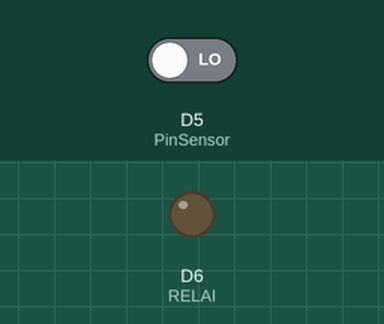
This program was run on a simulated Arduino MKR. Parts: output pins drawn as LEDs (lit = HIGH). The inputs (shaded band) are chosen by the test bench; at power-on: D5 (PinSensor) LOW. WiFi joins after 1.5 s; servers stay silent unless stated; no MQTT or app messages arrive unless stated; what the program prints to the serial monitor is not drawn.

Above: at 12.7 s.
12.8 s: D5 (PinSensor) driven HIGH
At 14.0 s:
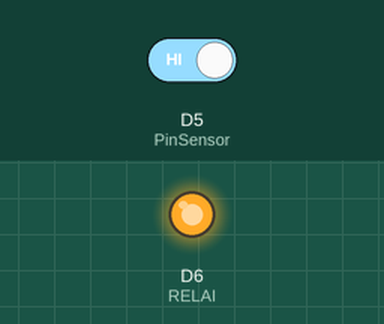
14.3 s: D5 (PinSensor) driven LOW
At 15.2 s:
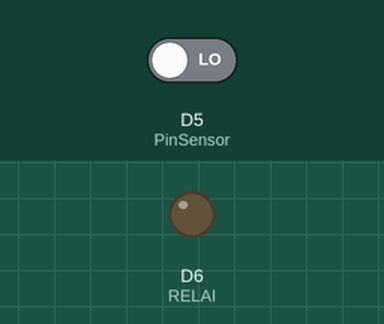
Timing chart, 0 to 17.3 s (numbered marks = the images above; inputs shaded):
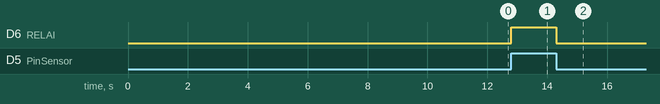

The program:

main.cpp
```cpp
/*
  Titre      : Titre du programme
  Auteur     : Duvalier Tsagmo
  Date       : 16/03/2022
  Description: Une description du programme
  Version    : 0.0.1
*/

#include <Arduino.h>
#include "WIFIConnector_MKR1000.h"
#include "MQTTConnector.h"

void EtatDeLaPompe();

const int RELAI = 6;
const int PinSensor = 5;

unsigned long Delai = 10000; // On envoie les données toutes les 10s
unsigned long TempsEnCours = 0;
int ValeurSensor = 0;
bool Pompe = false;

void setup()
{
    Serial.begin(9600);
    // Initialisation du wifi.
    wifiConnect(); // Branchement au réseau WIFI
    MQTTConnect(); // Branchement au broker MQTT
    pinMode(RELAI, OUTPUT);
    pinMode(PinSensor, INPUT);
    attachInterrupt(digitalPinToInterrupt(PinSensor), EtatDeLaPompe, CHANGE);
}

void loop()
{
    if (Pompe)
    {
        digitalWrite(RELAI, HIGH);
        Pompe = true;
    }
    else
    {
        digitalWrite(RELAI, LOW);
        Pompe = false;
    }

    if (millis() - TempsEnCours > Delai)
    {
        appendPayload("Pompe", Pompe);
        appendPayload("ValeurSensor", ValeurSensor);
        sendPayload();
        TempsEnCours = millis();
    }
}

void EtatDeLaPompe()
{
    Pompe = !Pompe;
}
```

MQTTConnector.h
```cpp
/*
  Titre      : MQTTConnector.h
  Auteur     : André Roussel
  Date       : 05/11/2021
  Description: Utilitaire de branchement a un Broker MQTT une fois une connexion établisa l'internet via WIFI, GSM, etc...
  Droits     : Reproduction permise pour usage pédagogique
  Version    : 0.0.1
*/


#include <MQTT.h>


//Constante nécessaire pour le branchement au Broker MQTT

const char MQTT_SERVER[]    = SECRET_MQTT_SERVER_IP;    // Adresse IP du broker MQTT
const int MQTT_SERVER_PORT  = SECRET_MQTT_SERVER_PORT;  // Port du broker MQTT


// Pramètre d'identification de l'objet
const char TOKEN[]        = SECRET_TOKEN;         // Token d'accès de l'objet
const char DEVICE_ID[]    = SECRET_DEVICE_ID;     // Numéro d'indentification de l'objet provenant de Thingsboard

MQTTClient ClientMQTT;      // Création d'un client MQTT pour l'échange de donnée entre l'objet IDO et le broker MQTT


String Payload ="{";      // Chaine de caractère qui contiendra le message envoyer de l'objet vers thingsboard


// Fonctionnalité de branchement utilisant le protocole MQTT

void MQTTConnect() {

  ClientMQTT.begin(MQTT_SERVER, MQTT_SERVER_PORT, ClientWIFI);

  while (!ClientMQTT.connect(DEVICE_ID, TOKEN, "")) {
    Serial.print(".");
    delay(1000);
  }

  Serial.println("\nBranché au broker MQTT!\n");

}


// Affiche la payload qui est envoyé ainsi que sa longeur


/*
  Fonctionnalité qui permet de créer la chaine de données a envoyé au broker MQTT
  Pour le moment, cette chaine ne doit pas dépassé un maximum de 100 caractère
*/

void appendPayload(String Name, float Val)
{

  if( Payload != "{")
  {
    Payload += ",";
  }

  Payload += "\"";
  Payload += Name;
  Payload += "\": ";
  Payload += Val;

}

/*
  Fonctionnalité qui permet l'envoie de la chaine de caractères sous la forme de paires
  Nom associé a la donnée, Valeur de al donnée
*/

void sendPayload()
{
  char attributes[200];
  Payload += "}";
  Payload.toCharArray(attributes, 200);
  ClientMQTT.publish("v1/devices/me/telemetry", attributes);

  Serial.print("Payload -> ");
  Serial.println(Payload);
  Serial.print("Payload length -> ");
  Serial.println(Payload.length());

  Payload="{";

}
```

Secrets.h
```cpp
/*
SSID du WIFI ainsi que le mot de passe
Modifier les paramètre WIFI pour le réseau auquels votre objets doit se brancher
*/

#define WIFI_SECRET_SSID "IOT_Objets"
#define WIFI_SECRET_PASS "42Bidulesl"

/*
Information nécessaire pour le branchement a un Broker MQTT
Dans le cadre du cours AIIA1013, ne modifié pas cet information
*/

#define SECRET_MQTT_SERVER_IP "198.164.130.74"
#define SECRET_MQTT_SERVER_PORT 1883

/*
Détails sur l'indentification de l'objet
Cette information provient de l'objet virtuel créer sur le serveur Thingsbord
*/

#define SECRET_TOKEN "golyLwRUuFWEAE4ojNGV"
#define SECRET_DEVICE_ID "6f8dc580-a533-11ec-9235-d318ce92df6e"
```

WIFIConnector_MKR1000.h
```cpp
/*
  Titre      : WIFIConnector_MKR1000.h
  Auteur     : André Roussel
  Date       : 03/11/2021
  Description: Fonctions nécessaire pour branché un Arduino MKR1000 a un réseau WIFI
  Droits     : Reproduction permise pour usage pédagogique
  Version    : 0.0.1
*/


#include "Secrets.h"
#include <SPI.h>
#include <wifi101.h>
#include "wifiStatus.h"


const char SSID[] = WIFI_SECRET_SSID; // WiFI ssid provenant du fichier Secrets.h
const char PASS[] = WIFI_SECRET_PASS; //WiFI mot de passe provenant du fichier Secrets.h

int status = WL_IDLE_STATUS;          // Statut de la radio WIFI


WiFiClient ClientWIFI;                //Objets représantant un client se branchant a un réseau WIFI


/*
Fonction de connectivité a un réseau WIFI
*/

void wifiConnect()
{

  // Boucle de branchement au réseau WIFI.  Essaie de branchement a tout les 10 secondes jusqu'a réussite
  while (status != WL_CONNECTED)
  {
    Serial.print("Tentative de branchement au réseau: ");
    Serial.println(SSID);
    status = WiFi.begin(SSID, PASS);
    Serial.println(status);


    delay(10000);  // Délai de 10 secondes entre les tentatives de connexion
  }

  //Sortie de la boucle, alors branché au réseau SSID
  Serial.print("Maintenant branché au réseau WIFI ");
  Serial.println(SSID);

  //Impression de l'information de connexion
  printCurrentNet();
  printWifiData();

}
```

wifiStatus.h
```cpp
/*
  Titre      : wifiStatus.h
  Auteur     : Trouvé sur le WEB et référence perdu dans la brume des temps
  Date       : 03/11/2021
  Description: Fonctionnalité pour information sur le branchement
  Droits     : Reproduction permise pour usage pédagogique
  Version    : 0.0.1
*/


//  Impression de l'adresse MAC du uC

void printMacAddress(byte mac[]) {
  for (int i = 5; i >= 0; i--) {
    if (mac[i] < 16) {
      Serial.print("0");
    }
    Serial.print(mac[i], HEX);
    if (i > 0) {
      Serial.print(":");
    }
  }
  Serial.println();
}


// Obtention de l'adresse IP et MAC du uC

void printWifiData() {
  // print your board's IP address:
  IPAddress ip = WiFi.localIP();
  Serial.print("IP Address: ");
  Serial.println(ip);

  // print your MAC address:
  byte mac[6];
  WiFi.macAddress(mac);
  Serial.print("MAC address: ");
  printMacAddress(mac);
}

// Capture de l'information du réseau WIFI

void printCurrentNet() {
  // print the SSID of the network you're attached to:
  Serial.print("SSID: ");
  Serial.println(WiFi.SSID());

  // print the MAC address of the router you're attached to:
  byte bssid[6];
  WiFi.BSSID(bssid);
  Serial.print("BSSID: ");
  printMacAddress(bssid);

  // print the received signal strength:
  long rssi = WiFi.RSSI();
  Serial.print("signal strength (RSSI):");
  Serial.println(rssi);

  // print the encryption type:
  byte encryption = WiFi.encryptionType();
  Serial.print("Encryption Type:");
  Serial.println(encryption, HEX);
  Serial.println();
}
```

Measured:
- after the input at 12.8 s, D6 (RELAI): LOW → HIGH at once
- after the input at 14.3 s, D6 (RELAI): HIGH → LOW at once
